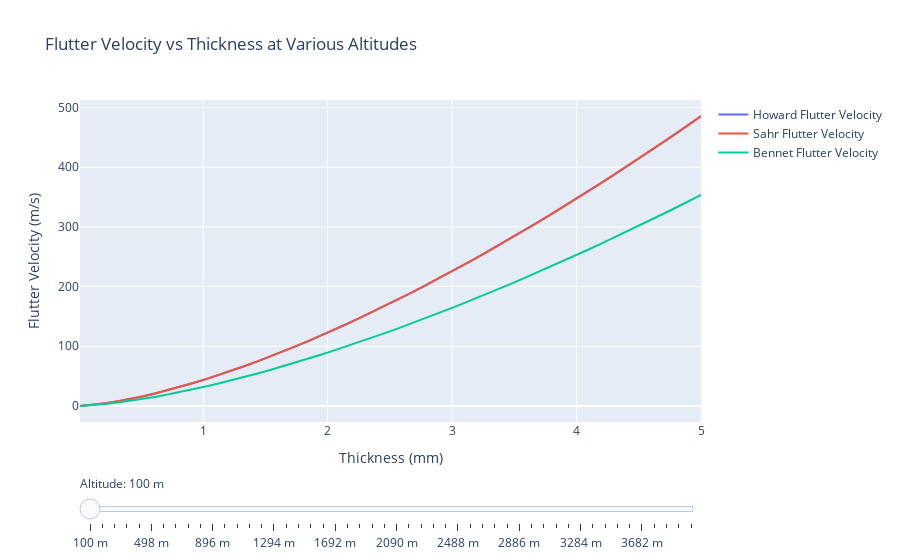

The cell this chart's notebook holds for it:
### Code cell
# Create a 2D interactive plot with Plotly
fig = make_subplots(rows=1, cols=1)

# Function to update the traces based on the selected altitude
def create_traces_for_altitude(altitude_idx):
    return [
        go.Scatter(x=thicknesses_array, y=howard_flutter_grid[:, altitude_idx], mode='lines', name='Howard Flutter Velocity'),
        go.Scatter(x=thicknesses_array, y=sahr_flutter_grid[:, altitude_idx], mode='lines', name='Sahr Flutter Velocity'),
        go.Scatter(x=thicknesses_array, y=bennet_flutter_grid[:, altitude_idx], mode='lines', name='Bennet Flutter Velocity'),
    ]

# Add initial traces to the figure (for the first altitude)
initial_altitude_idx = 0
fig.add_traces(create_traces_for_altitude(initial_altitude_idx))

# Create the slider steps
steps = []
for i, altitude in enumerate(altitude_range):
    step = dict(
        method='update',
        args=[{'y': [
            howard_flutter_grid[:, i],
            sahr_flutter_grid[:, i],
            bennet_flutter_grid[:, i]
        ]}],
        label=f'{altitude:.0f} m'
    )
    steps.append(step)

# Add the slider to the figure
fig.update_layout(
    sliders=[{
        'active': initial_altitude_idx,
        'currentvalue': {'prefix': 'Altitude: '},
        'pad': {'t': 50},
        'steps': steps
    }],
    title='Flutter Velocity vs Thickness at Various Altitudes',
    xaxis_title='Thickness (mm)',
    yaxis_title='Flutter Velocity (m/s)'
)

# Show the figure
fig.show()

### Figure 1 — Plotly figure (JSON) as saved in the notebook; plotly's stock layout.template omitted (floating-point values rounded to 4 significant figures; data arrays with more than 128 entries replaced by an {"elided": "..."} marker saying what was removed)
{"data": [{"mode": "lines", "name": "Howard Flutter Velocity", "type": "scatter", "x": [0.01, 0.1118, 0.2137, 0.3155, 0.4173, 0.5192, 0.621, 0.7229, 0.8247, 0.9265, 1.028, 1.13, 1.232, 1.334, 1.436, 1.538, 1.639, 1.741, 1.843, 1.945, 2.047, 2.149, 2.25, 2.352, 2.454, 2.556, 2.658, 2.76, 2.861, 2.963, 3.065, 3.167, 3.269, 3.371, 3.472, 3.574, 3.676, 3.778, 3.88, 3.982, 4.083, 4.185, 4.287, 4.389, 4.491, 4.593, 4.694, 4.796, 4.898, 5], "y": [0.04344, 1.624, 4.29, 7.698, 11.71, 16.25, 21.26, 26.69, 32.53, 38.74, 45.3, 52.19, 59.4, 66.91, 74.72, 82.81, 91.17, 99.8, 108.7, 117.8, 127.2, 136.8, 146.6, 156.7, 167.0, 177.5, 188.2, 199.1, 210.2, 221.6, 233.1, 244.8, 256.7, 268.8, 281.1, 293.5, 306.1, 319.0, 331.9, 345.1, 358.4, 371.9, 385.6, 399.4, 413.4, 427.5, 441.8, 456.3, 470.9, 485.6]}, {"mode": "lines", "name": "Sahr Flutter Velocity", "type": "scatter", "x": [0.01, 0.1118, 0.2137, 0.3155, 0.4173, 0.5192, 0.621, 0.7229, 0.8247, 0.9265, 1.028, 1.13, 1.232, 1.334, 1.436, 1.538, 1.639, 1.741, 1.843, 1.945, 2.047, 2.149, 2.25, 2.352, 2.454, 2.556, 2.658, 2.76, 2.861, 2.963, 3.065, 3.167, 3.269, 3.371, 3.472, 3.574, 3.676, 3.778, 3.88, 3.982, 4.083, 4.185, 4.287, 4.389, 4.491, 4.593, 4.694, 4.796, 4.898, 5], "y": [0.04341, 1.623, 4.287, 7.693, 11.7, 16.24, 21.24, 26.68, 32.51, 38.71, 45.27, 52.16, 59.36, 66.87, 74.67, 82.76, 91.11, 99.74, 108.6, 117.7, 127.1, 136.7, 146.5, 156.6, 166.9, 177.4, 188.1, 199.0, 210.1, 221.4, 232.9, 244.6, 256.5, 268.6, 280.9, 293.3, 306.0, 318.8, 331.7, 344.9, 358.2, 371.7, 385.3, 399.1, 413.1, 427.2, 441.5, 456.0, 470.6, 485.3]}, {"mode": "lines", "name": "Bennet Flutter Velocity", "type": "scatter", "x": [0.01, 0.1118, 0.2137, 0.3155, 0.4173, 0.5192, 0.621, 0.7229, 0.8247, 0.9265, 1.028, 1.13, 1.232, 1.334, 1.436, 1.538, 1.639, 1.741, 1.843, 1.945, 2.047, 2.149, 2.25, 2.352, 2.454, 2.556, 2.658, 2.76, 2.861, 2.963, 3.065, 3.167, 3.269, 3.371, 3.472, 3.574, 3.676, 3.778, 3.88, 3.982, 4.083, 4.185, 4.287, 4.389, 4.491, 4.593, 4.694, 4.796, 4.898, 5], "y": [0.03161, 1.182, 3.123, 5.603, 8.524, 11.83, 15.47, 19.43, 23.68, 28.2, 32.97, 37.99, 43.23, 48.7, 54.39, 60.27, 66.36, 72.64, 79.1, 85.75, 92.57, 99.57, 106.7, 114.1, 121.5, 129.2, 137.0, 144.9, 153.0, 161.3, 169.7, 178.2, 186.8, 195.6, 204.6, 213.6, 222.8, 232.2, 241.6, 251.2, 260.9, 270.7, 280.6, 290.7, 300.9, 311.2, 321.6, 332.1, 342.7, 353.5]}], "layout": {"sliders": [{"active": 0, "currentvalue": {"prefix": "Altitude: "}, "pad": {"t": 50}, "steps": [{"args": [{"y": {"elided": "3x50 float values"}}], "label": "100 m", "method": "update"}, {"args": [{"y": {"elided": "3x50 float values"}}], "label": "180 m", "method": "update"}, {"args": [{"y": {"elided": "3x50 float values"}}], "label": "259 m", "method": "update"}, {"args": [{"y": {"elided": "3x50 float values"}}], "label": "339 m", "method": "update"}, {"args": [{"y": {"elided": "3x50 float values"}}], "label": "418 m", "method": "update"}, {"args": [{"y": {"elided": "3x50 float values"}}], "label": "498 m", "method": "update"}, {"args": [{"y": {"elided": "3x50 float values"}}], "label": "578 m", "method": "update"}, {"args": [{"y": {"elided": "3x50 float values"}}], "label": "657 m", "method": "update"}, {"args": [{"y": {"elided": "3x50 float values"}}], "label": "737 m", "method": "update"}, {"args": [{"y": {"elided": "3x50 float values"}}], "label": "816 m", "method": "update"}, {"args": [{"y": {"elided": "3x50 float values"}}], "label": "896 m", "method": "update"}, {"args": [{"y": {"elided": "3x50 float values"}}], "label": "976 m", "method": "update"}, {"args": [{"y": {"elided": "3x50 float values"}}], "label": "1055 m", "method": "update"}, {"args": [{"y": {"elided": "3x50 float values"}}], "label": "1135 m", "method": "update"}, {"args": [{"y": {"elided": "3x50 float values"}}], "label": "1214 m", "method": "update"}, {"args": [{"y": {"elided": "3x50 float values"}}], "label": "1294 m", "method": "update"}, {"args": [{"y": {"elided": "3x50 float values"}}], "label": "1373 m", "method": "update"}, {"args": [{"y": {"elided": "3x50 float values"}}], "label": "1453 m", "method": "update"}, {"args": [{"y": {"elided": "3x50 float values"}}], "label": "1533 m", "method": "update"}, {"args": [{"y": {"elided": "3x50 float values"}}], "label": "1612 m", "method": "update"}, {"args": [{"y": {"elided": "3x50 float values"}}], "label": "1692 m", "method": "update"}, {"args": [{"y": {"elided": "3x50 float values"}}], "label": "1771 m", "method": "update"}, {"args": [{"y": {"elided": "3x50 float values"}}], "label": "1851 m", "method": "update"}, {"args": [{"y": {"elided": "3x50 float values"}}], "label": "1931 m", "method": "update"}, {"args": [{"y": {"elided": "3x50 float values"}}], "label": "2010 m", "method": "update"}, {"args": [{"y": {"elided": "3x50 float values"}}], "label": "2090 m", "method": "update"}, {"args": [{"y": {"elided": "3x50 float values"}}], "label": "2169 m", "method": "update"}, {"args": [{"y": {"elided": "3x50 float values"}}], "label": "2249 m", "method": "update"}, {"args": [{"y": {"elided": "3x50 float values"}}], "label": "2329 m", "method": "update"}, {"args": [{"y": {"elided": "3x50 float values"}}], "label": "2408 m", "method": "update"}, {"args": [{"y": {"elided": "3x50 float values"}}], "label": "2488 m", "method": "update"}, {"args": [{"y": {"elided": "3x50 float values"}}], "label": "2567 m", "method": "update"}, {"args": [{"y": {"elided": "3x50 float values"}}], "label": "2647 m", "method": "update"}, {"args": [{"y": {"elided": "3x50 float values"}}], "label": "2727 m", "method": "update"}, {"args": [{"y": {"elided": "3x50 float values"}}], "label": "2806 m", "method": "update"}, {"args": [{"y": {"elided": "3x50 float values"}}], "label": "2886 m", "method": "update"}, {"args": [{"y": {"elided": "3x50 float values"}}], "label": "2965 m", "method": "update"}, {"args": [{"y": {"elided": "3x50 float values"}}], "label": "3045 m", "method": "update"}, {"args": [{"y": {"elided": "3x50 float values"}}], "label": "3124 m", "method": "update"}, {"args": [{"y": {"elided": "3x50 float values"}}], "label": "3204 m", "method": "update"}, {"args": [{"y": {"elided": "3x50 float values"}}], "label": "3284 m", "method": "update"}, {"args": [{"y": {"elided": "3x50 float values"}}], "label": "3363 m", "method": "update"}, {"args": [{"y": {"elided": "3x50 float values"}}], "label": "3443 m", "method": "update"}, {"args": [{"y": {"elided": "3x50 float values"}}], "label": "3522 m", "method": "update"}, {"args": [{"y": {"elided": "3x50 float values"}}], "label": "3602 m", "method": "update"}, {"args": [{"y": {"elided": "3x50 float values"}}], "label": "3682 m", "method": "update"}, {"args": [{"y": {"elided": "3x50 float values"}}], "label": "3761 m", "method": "update"}, {"args": [{"y": {"elided": "3x50 float values"}}], "label": "3841 m", "method": "update"}, {"args": [{"y": {"elided": "3x50 float values"}}], "label": "3920 m", "method": "update"}, {"args": [{"y": {"elided": "3x50 float values"}}], "label": "4000 m", "method": "update"}]}], "title": {"text": "Flutter Velocity vs Thickness at Various Altitudes"}, "xaxis": {"anchor": "y", "domain": [0, 1], "title": {"text": "Thickness (mm)"}}, "yaxis": {"anchor": "x", "domain": [0, 1], "title": {"text": "Flutter Velocity (m/s)"}}}}
